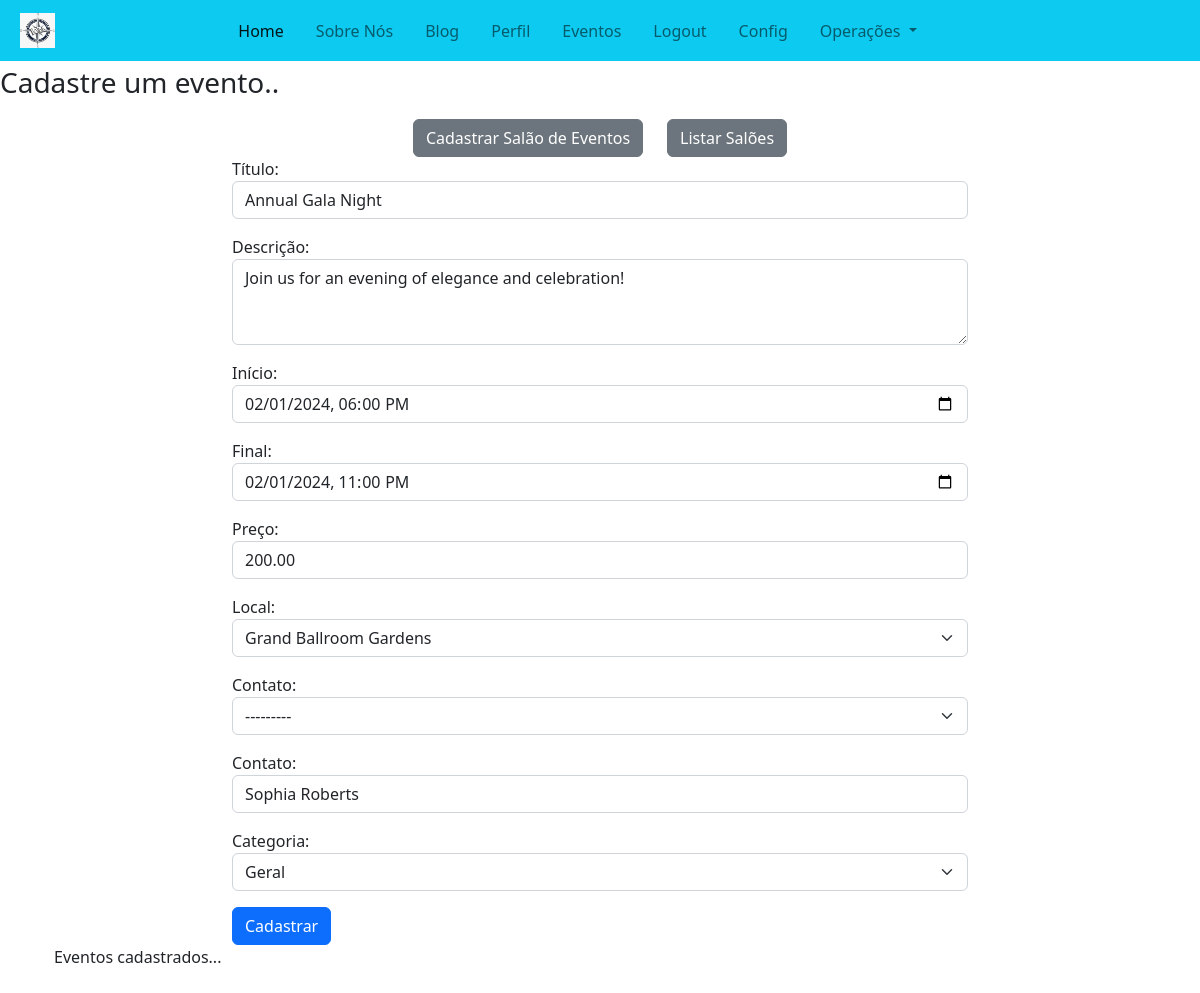
The app's page /events/update/1 (signed in) with its own data.
### events/models/event_model.py (models this page shows, shortened)
class Event(BaseModel):
    user = models.ForeignKey(
        CustomUser, on_delete=models.SET_DEFAULT, null=False, blank=False, default=1
    )
    title = models.CharField(max_length=100, null=False, blank=False)
    description = models.TextField(null=True, blank=True)
    start_date = models.DateTimeField(blank=False, null=False)
    end_date = models.DateTimeField(null=True, blank=True)
    price = models.DecimalField(
        max_digits=5, decimal_places=2, null=True, blank=True)
    location = models.ForeignKey(
        "events.Venue", on_delete=models.SET_DEFAULT, null=False,
        blank=False, default=1)
    contact_user = models.ForeignKey(
        "users.CustomUser",
        on_delete=models.SET_NULL,
        null=True,
        blank=True,
        related_name="event_custom_user",
    )
    contact_name = models.CharField(max_length=100, null=True, blank=True)
    category = models.ForeignKey(
        "events.EventCategory", on_delete=models.PROTECT, null=True, blank=True)
    objects = EventManager()

### events/views/event_update_view.py (the view, shortened to what this page needs)
# urls.py: path("update/<int:pk>", EventUpdateView.as_view(), name="update-event"),
class EventUpdateView(PermissionRequiredMixin, SuccessMessageMixin, UpdateView):
    permission_required = "events.add_event"
    model = Event
    form_class = EventForm
    template_name = 'events/form.html'
    success_url = reverse_lazy('events:home')
    success_message = "Evento alterado com sucesso..."

### core/core_context_processor.py (called while the page is built)
def context_user_data(request):
    file_path = find("json/church_info.json")
    church_info = {}
    try:
        with open(file_path, "r") as file:
            church_info = json.load(file)
    except FileNotFoundError:
        print("Erro: File not found")
    if request.user.is_authenticated:
        user = CustomUser.objects.get(pk=request.user.id)
        return {
            "user": user,
            "church_info": church_info,
        }
    else:
        return {"church_info": church_info}

### events/models/category_model.py (called while the page is built)
    def __str__(self):
        return self.name

### events/models/venue_model.py (called while the page is built)
    def __str__(self):
        return self.name

### users/models.py (called while the page is built)
    def __str__(self):
        return f"{self.first_name} {self.last_name}"

### events/templates/events/form.html (shortened to what this page needs)
{% extends 'core/base.html' %} {% load static %}{% block content %}
{% if 'edit-event' in request.resolver_match.view_name %}
<p class="fs-3 fw-light">Altere o evento {{current_event.title}}</p>
{% else %}
<p class="fs-3 fw-light">Cadastre um evento..</p>
{% endif %}
<div class="container my-2">
  <div class="row justify-content-center">
    <div class="row justify-content-center">
      <div class="col-auto">
        <a href="{% url 'events:register-venue' %}" class="btn btn-secondary">Cadastrar Salão de Eventos</a>
      </div>
      <div class="col-auto">
        <a href="{% url 'events:venues-list' %}" class="btn btn-secondary">Listar Salões</a>
      </div>
    </div>
    <div class="col-8">
      {% if 'edit-event' in request.resolver_match.view_name %}
      <form method="POST" , action="{% url 'events:update-event' current_event.id %}" id="event-form">
        {% else %}
        <form method="POST" , action="{% url 'events:create-event' %}" id="event-form">
          {% endif %}
          {{form.as_p}}
          {% if 'edit-event' in request.resolver_match.view_name %}
          <input type="submit" value="Alterar" class="btn btn-primary">
          {% else %}
          <input type="submit" value="Cadastrar" class="btn btn-primary">
          {% endif %}
        </form>
    </div>
{% if not 'edit-event' in request.resolver_match.view_name %}
  <div class="row">
      <div class="col">
        <p class="fw-light">Eventos cadastrados...</p>
      </div>
    </div>
    {% endif %}
    {% endblock %}

### records on screen
Event: title "Annual Gala Night", description "Join us for an evening of elegance and celebration!", start_date "02/01/2024 18:00", end_date "02/01/2024 23:00", price "200.00", location "Grand Ballroom Gardens", contact_user "---------", contact_name "Sophia Roberts", category "Geral"
